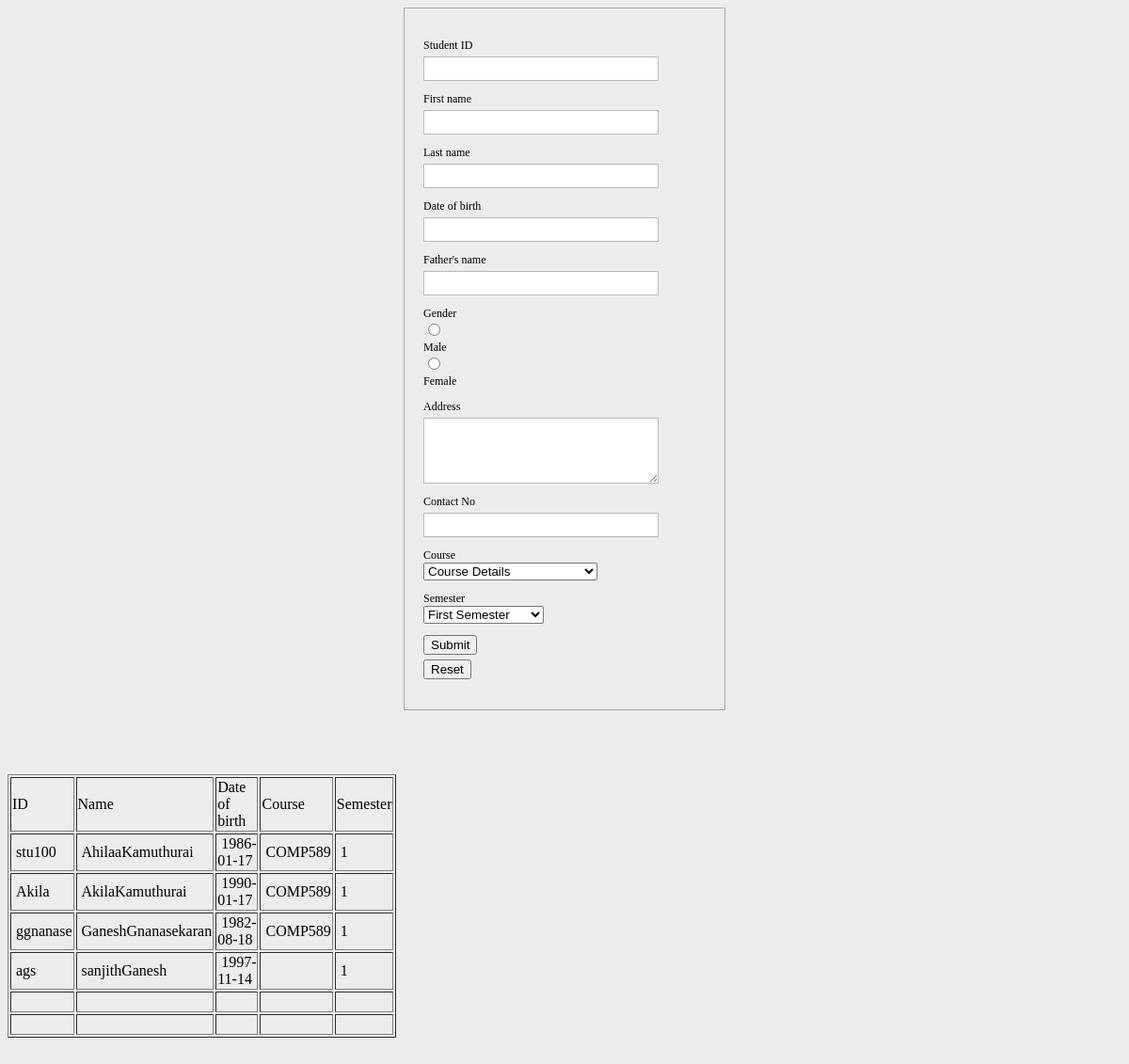
Before: /students.php with the older database file.
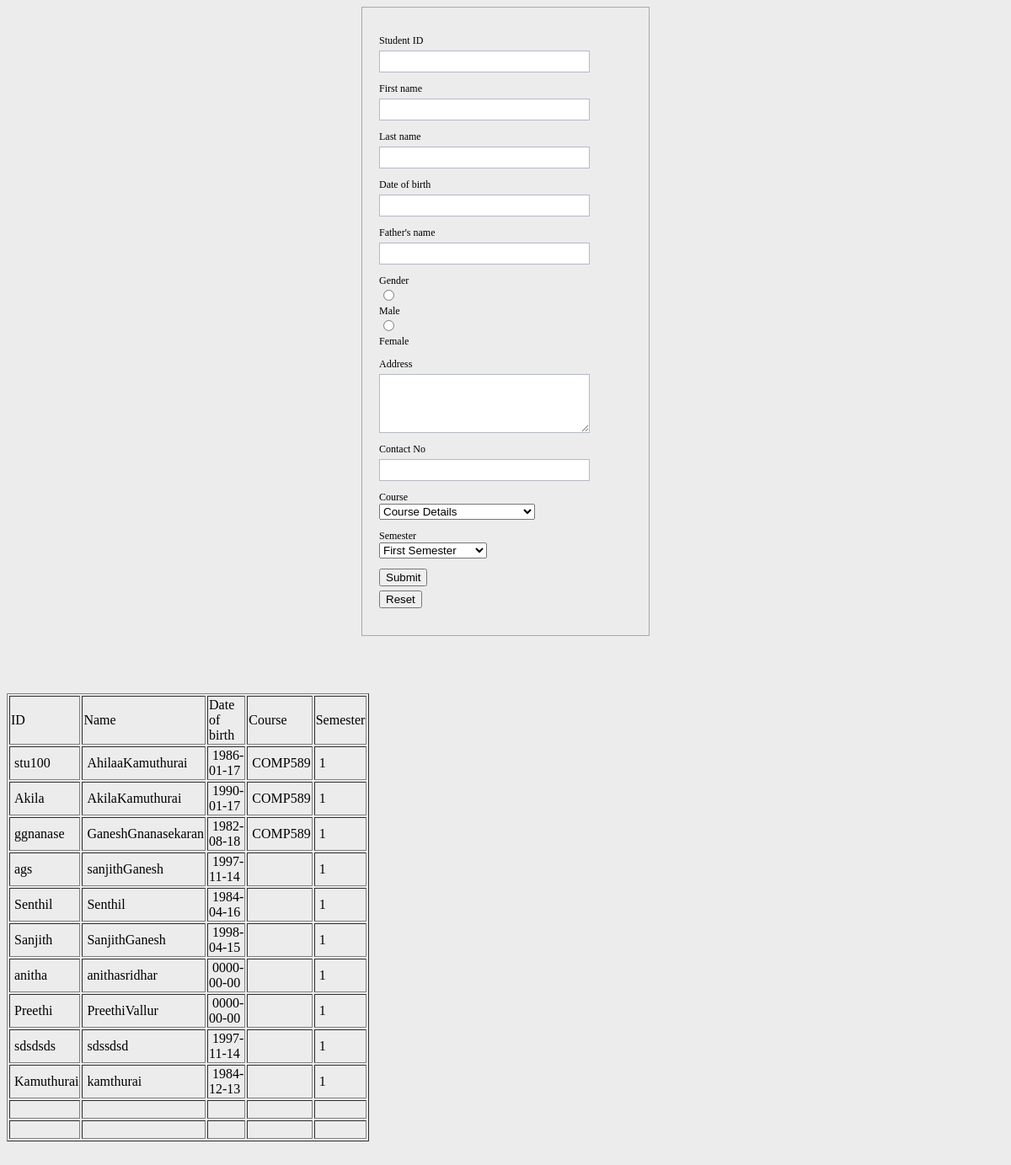
After: the same page with the newer database file.
### tables this page shows
CREATE TABLE IF NOT EXISTS `studentdetails` (
  `id` int(11) NOT NULL,
  `studid` varchar(255) NOT NULL,
  `studfname` varchar(255) NOT NULL,
  `studlname` varchar(255) NOT NULL,
  `email` varchar(255) NOT NULL,
  `password` varchar(255) NOT NULL,
  `dob` date NOT NULL,
  `fathername` varchar(255) NOT NULL,
  `address` varchar(600) NOT NULL,
  `contactno` varchar(255) NOT NULL,
  `courseid` varchar(255) NOT NULL,
  `semester` int(11) NOT NULL,
  `gender` varchar(255) NOT NULL,
  `created_date` datetime NOT NULL DEFAULT CURRENT_TIMESTAMP
);

### students.php (the view, shortened to what this page needs)
<?php
include("validation.php");
include("conection.php");
$result = mysqli_query($con,"SELECT * FROM studentdetails");
?>
<form name="form1" method="post" action="" id="formID" class="formular">
  <p>
    <label for="textfield">Student ID</label>
    <input type="text" name="studid" id="textid" class="validate[required] text-input">
  </p>
  <p>
    <label for="textfield2">First name</label>
    <input type="text" name="studfname" id="textfname" class="validate[required] text-input">
  </p>
  <p>
    <label for="textfield3">Last name</label>
    <input type="text" name="studlname" id="textlname" class="validate[required] text-input">
  </p>
  <p>
    <label for="textfield4">Date of birth</label>
    <input type="text" name="dob" id="textdob" class="validate[required] text-input">
  </p>
  <p>
    <label for="textfield5">Father's name</label>
    <input type="text" name="fname" id="textfield5" class="validate[required] text-input">
  </p>
  <p>Gender
    <input type="radio" name="gender" id="radio" value="Male">
    <label for="radio">Male</label>
    <input type="radio" name="gender" id="radio2" value="Female">
    <label for="radio2">Female</label>
  </p>
  <p>
    <label for="textarea">Address</label>
    <textarea name="address" id="textarea" class="validate[required]" cols="45" rows="5"></textarea>
  </p>
  <p>
    <label for="textfield6">Contact No</label>
    <input type="text" name="contact" id="textfield6" class="validate[required] text-input">
  </p>
  <p>
    <label for="textfield7">Course </label>
    <select name="course">
     <option value="">Course Details</option>
    </select>
  </p>
  <p>
    <label for="textfield8">Semester</label>
    <select name="semester" id="select">
      <option value="1">First Semester</option>
    </select>
  </p>
  <p>
    <input type="submit" name="button" id="button" value="Submit">
    <input type="submit" name="button2" id="button2" value="Reset">
  </p>
</form>
<p>&nbsp;</p>
<table width="371" border="1">
  <tr>
    <td width="46">ID</td>
    <td width="88">Name</td>
    <td width="87">Date of birth</td>
    <td width="57">Course</td>
    <td width="59">Semester</td>
  </tr>
  <?php
  while($row = mysqli_fetch_array($result))
  {
  echo "<tr>";
  echo "<td>&nbsp;" . $row['studid'] . "</td>";
  echo "<td>&nbsp;" . $row['studfname']. $row['studlname'] . "</td>";
	 echo "<td>&nbsp;" . $row['dob'] . "</td>";
	  echo "<td>&nbsp;" . $row['courseid'] . "</td>";
	   echo "<td>&nbsp;" . $row['semester'] . "</td>";
  echo "</tr>&nbsp;";
  }
?>
  <tr>
    <td>&nbsp;</td>
    <td>&nbsp;</td>
    <td>&nbsp;</td>
    <td>&nbsp;</td>
    <td>&nbsp;</td>
  </tr>
  <tr>
    <td>&nbsp;</td>
    <td>&nbsp;</td>
    <td>&nbsp;</td>
    <td>&nbsp;</td>
    <td>&nbsp;</td>
  </tr>
</table>
<p>&nbsp;</p>

### validation.php (shortened to what this page needs)
<link rel="stylesheet" href="css/validationEngine.jquery.css" type="text/css"/>
<link rel="stylesheet" href="css/template.css" type="text/css"/>

### css/template.css (style rules this page uses)
form.formular { font-family: tahoma, verdana, "sans-serif"; font-size: 12px; padding: 20px; border: 1px solid #A5A8B8; width: 300px; margin: 0 auto; }
.formular input,.formular select,.formular textarea { display: block; margin-bottom: 5px; }
.formular .text-input { width: 250px; color: #555; padding: 4px; border: 1px solid #B5B8C8; font-size: 14px; margin-top: 4px; background: #FFF repeat-x; }
.formular textarea { width: 250px; height: 70px; color: #555; padding: 4px; border: 1px solid #B5B8C8; font-size: 14px; margin-top: 4px; background: #FFF repeat-x; }

Changed rows visible on the page:
added studentdetails: studid "Senthil", studfname "Sen", studlname "thil", dob "1984-04-16", semester "1"
added studentdetails: studid "Sanjith", studfname "Sanjith", studlname "Ganesh", dob "1998-04-15", semester "1"
added studentdetails: studid "anitha", studfname "anitha", studlname "sridhar", dob "0000-00-00", semester "1"
added studentdetails: studid "Preethi", studfname "Preethi", studlname "Vallur", dob "0000-00-00", semester "1"
added studentdetails: studid "sdsdsds", studfname "sds", studlname "sdsd", dob "1997-11-14", semester "1"
added studentdetails: studid "Kamuthurai", studfname "kam", studlname "thurai", dob "1984-12-13", semester "1"
